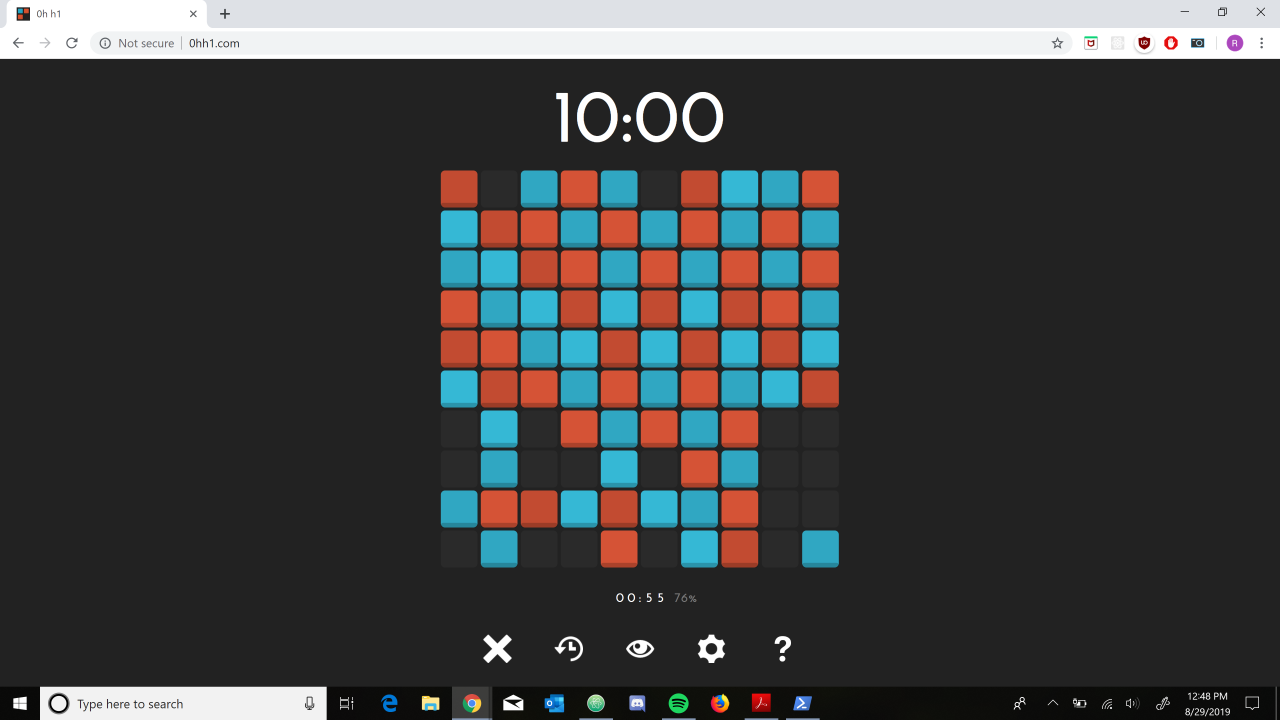
#> input picture myScreenshot.png, 3840 x 2160 px (shown at 1/3 size)
$ python binSolver.py
#> lines starting #> are read from the running program, lines starting #| are printed output that depends on the picture; after the words box and inside, x2 and y2 are one past the last pixel; in counts of white or black regions, pixels touching at a corner belong together
from matplotlib import pyplot as plt
import numpy as np
import pyautogui
from skimage import io
import time

startLoc = (550, 1350)

print("Welcome to the 0hh1 puzzle solver! \n")
size = int(input("What is the board size? "))
#> the answer given: 100
scaleFactor = int(1200/size)

def moveToPosition(i, j):
    pyautogui.moveTo(startLoc[1] + j*scaleFactor, startLoc[0] + i*scaleFactor)

def similarRowOrColumn(x, y):
    for i in range(size):
        if x.data[i] + y.data[i] == 5:
            return False
    return True

class RoC:
    def __init__(self, id):
        self.data = []
        self.id = id
        self.undetermined = size
    def append(self, x):
        self.data.append(x)

class Board:
    def __init__(self, size):
        self.board = []
        self.numLeft = 0
        self.columns = []
        self.rows = []
        self.compareColumns = []
        self.compareRows = []
    # [10 lines left out: functions similarRow, similarColumn, not called in this run]
    def input(self, img):
        for i in range(size):
            temp = []
            for j in range(size):
                if (img[startLoc[0] + i*scaleFactor][startLoc[1] + j*scaleFactor] == [42, 42, 42]).all():
                    temp.append(1)
                    self.numLeft += 1
                elif (img[startLoc[0] + i*scaleFactor][startLoc[1] + j*scaleFactor] == [0, 0, 255]).all():
                    temp.append(2)
                elif (img[startLoc[0] + i*scaleFactor][startLoc[1] + j*scaleFactor] == [255, 0, 0]).all():
                    temp.append(3)
            self.board.append(temp)
        for i in range(size):
            red = 0
            blue = 0
            temp = RoC(i)
            countBlanks = 0
            for x in self.board[i]:
                temp.append(x)
                if x == 1:
                    countBlanks += 1
                if x == 2:
                    blue += 1
                elif x == 3:
                    red += 1
            self.rows.append([blue, red])
            temp.undetermined = countBlanks
            addedToExisting = False
            for x in self.compareRows:
                similar = True
                for y in x:
                    if not similarRowOrColumn(y, temp):
                        similar = False
                if similar:
                    x.append(temp)
                    addedToExisting = True
            if not addedToExisting:
                self.compareRows.append([temp])
        for j in range(size):
            red = 0
            blue = 0
            temp = RoC(j)
            countBlanks = 0
            for i in range(size):
                temp.append(self.board[i][j])
                if self.board[i][j] == 1:
                    countBlanks += 1
                if self.board[i][j] == 2:
                    blue += 1
                elif self.board[i][j] == 3:
                    red += 1
            self.columns.append([blue, red])
            temp.undetermined = countBlanks
            addedToExisting = False
            for x in self.compareColumns:
                similar = True
                for y in x:
                    if not similarRowOrColumn(y, temp):
                        similar = False
                if similar:
                    x.append(temp)
                    addedToExisting = True
            if not addedToExisting:
                self.compareColumns.append([temp])
    # [231 lines left out: functions markBlue, markRed, checkForThrees, checkForDeterminedRowOrColumn, checkForSimilarRowsOrColumns, solve, not called in this run]
            #self.checkForSimilarRowsOrColumns()
            # try checking for swaps by comparing board state, then if no swaps brute force check for similar rows/columns

print("\nStarting in 3 seconds...")
time.sleep(3)
pyautogui.screenshot('myScreenshot.png')
img = io.imread('myScreenshot.png')
#> img is the input picture: shape (2160, 3840, 3); mean R, G, B 64, 64.6, 64.8
#print(pyautogui.position())
red = img[:, :, 0] > 150
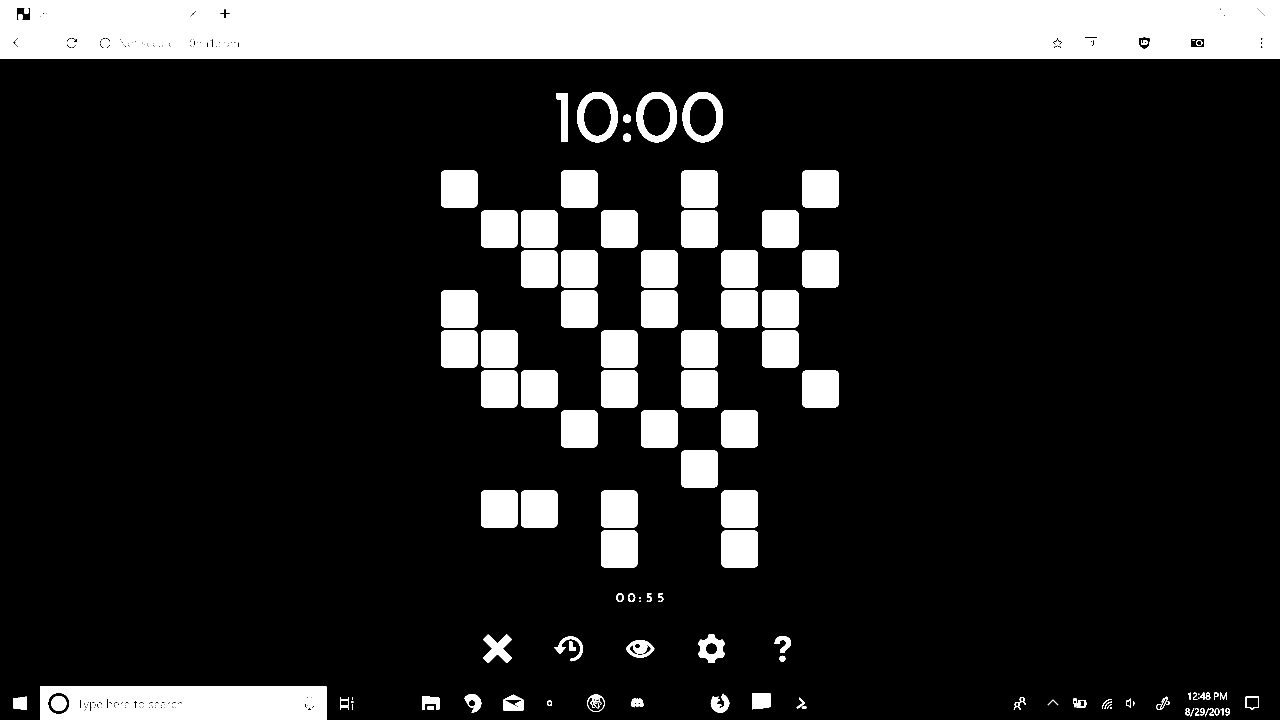
#> red: shape (2160, 3840) bool (shown at 1/3 size); 15.4% white; 138 white regions (7 under 20 px), largest, box (x1, y1, x2, y2) and area: (0, 0, 3840, 177) 669622, (120, 2060, 980, 2160) 79295, (1683, 512, 1792, 622) 11890
blue = img[:, :, 2] > 150
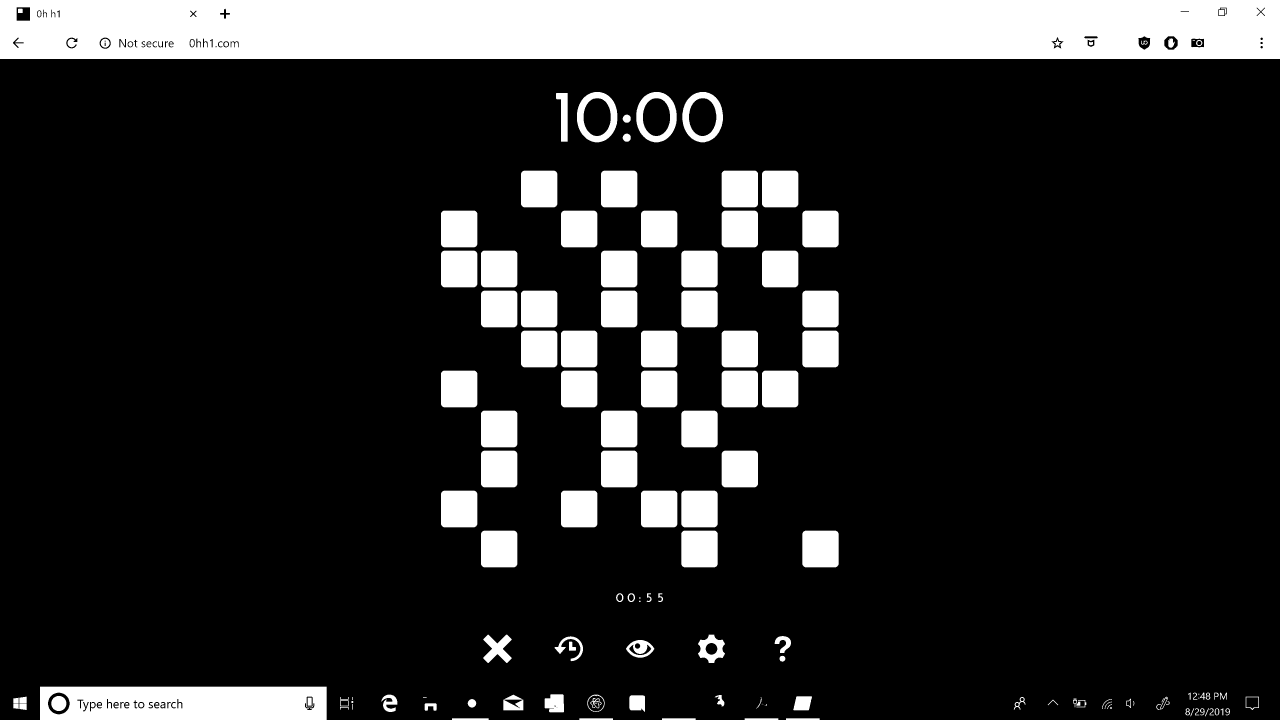
#> blue: shape (2160, 3840) bool (shown at 1/3 size); 15.8% white; 156 white regions (15 under 20 px), largest, box (x1, y1, x2, y2) and area: (0, 0, 3840, 177) 668096, (120, 2060, 980, 2160) 79331, (2165, 512, 2274, 622) 11890
#dark = img[:, :, 2] > 100
img[red] = [255, 0, 0]
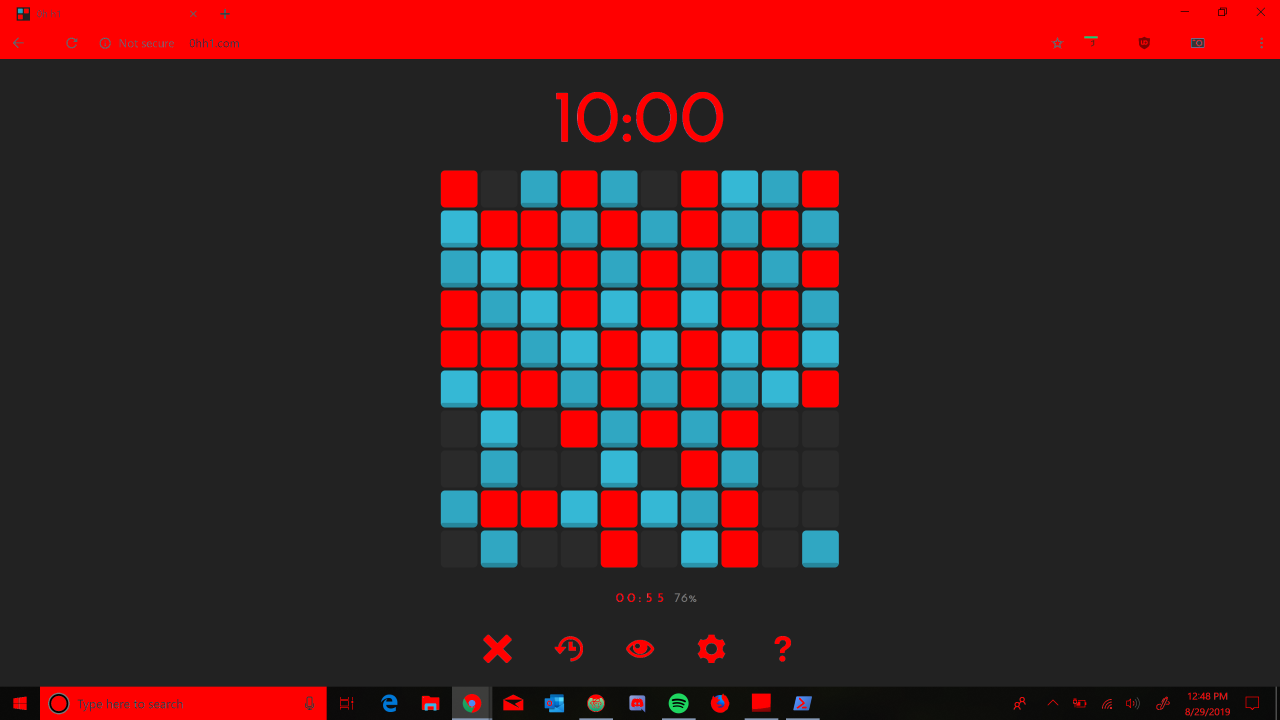
#> img: shape (2160, 3840, 3) (shown at 1/3 size); mean R, G, B 68.7, 37, 38.6
img[blue] = [0, 0, 255]
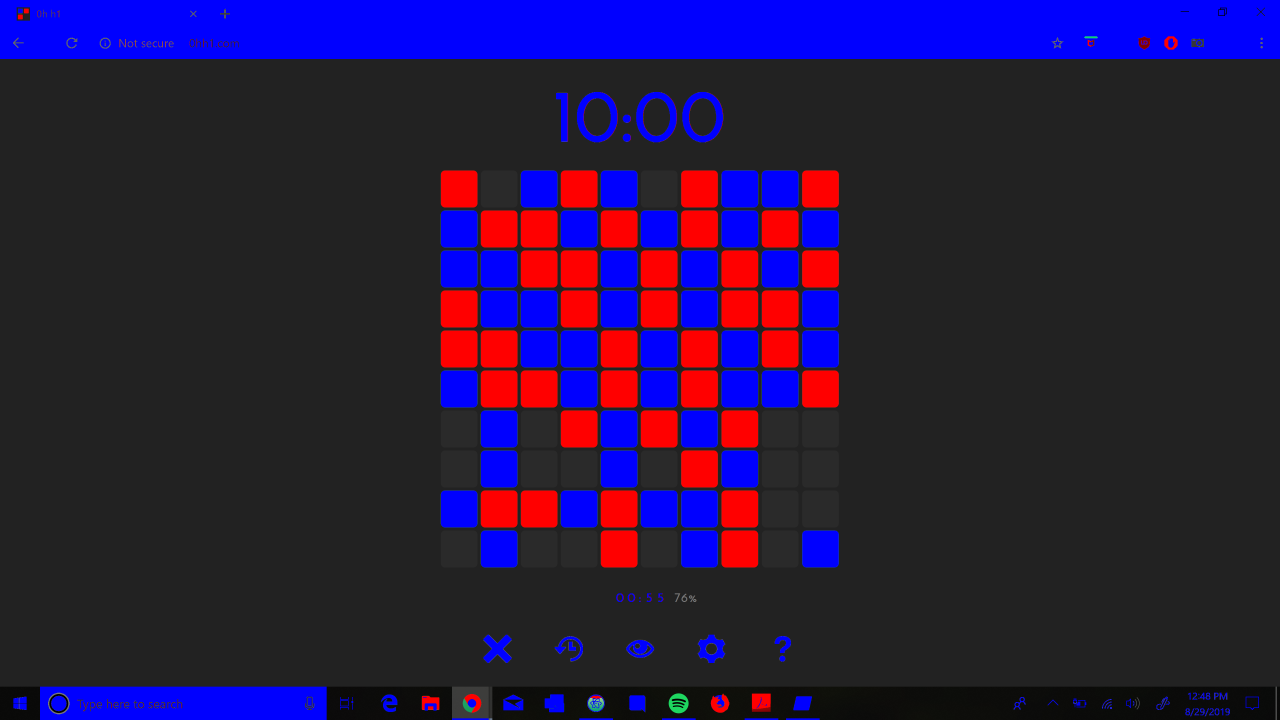
#> img: shape (2160, 3840, 3) (shown at 1/3 size); mean R, G, B 41.1, 26.6, 66.8

board = Board(size)
board.input(img)
#> (the run stopped early here; a loop or call above may not have finished)
